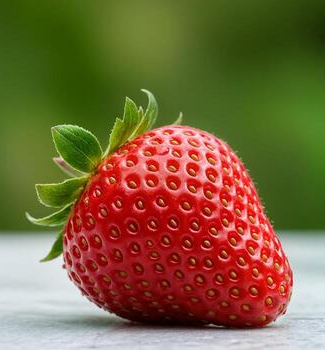
//> input picture image1.png, 325 x 350 px
$ ./hafta_2_6   (built with g++ and OpenCV 4)
//> lines starting //> are read from the running program, lines starting //| are printed output that depends on the picture
#include <opencv2/opencv.hpp>
#include <iostream>
#include <thread>
#include <chrono>
using namespace cv;
using namespace std;
using namespace chrono;

void calculateHistogram(Mat& img, int hist[256]) {
    for (int i = 0; i < 256; i++)
        hist[i] = 0;

    for (int y = 0; y < img.rows; y++) {
        for (int x = 0; x < img.cols; x++) {
            hist[img.at<uchar>(y, x)]++;
        }
    }
}

int main() {
    Mat img = imread("/content/image1.png", IMREAD_GRAYSCALE);
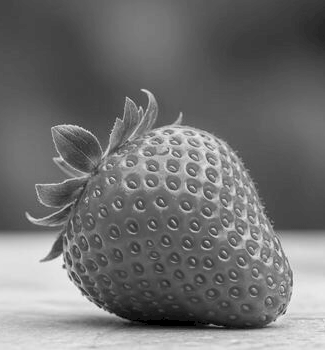
//> img: 350 rows x 325 cols, CV_8UC1; min 0, max 246, mean 112.5

    if (img.empty()) {
        cout << "Image not found!" << endl;
        return -1;
    }

    int w = img.cols, h = img.rows;
//> w = 325; h = 350
    int mx = w / 2, my = h / 2;
//> mx = 162; my = 175

    Mat sub_img1 = img(Rect(0, 0, mx, my));
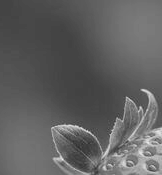
//> sub_img1: 175 rows x 162 cols, CV_8UC1; min 46, max 244, mean 96.6
    Mat sub_img2 = img(Rect(mx, 0, w - mx, my));
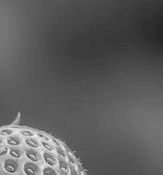
//> sub_img2: 175 rows x 163 cols, CV_8UC1; min 34, max 235, mean 93
    Mat sub_img3 = img(Rect(0, my, mx, h - my));
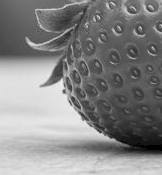
//> sub_img3: 175 rows x 162 cols, CV_8UC1; min 0, max 246, mean 134.1
    Mat sub_img4 = img(Rect(mx, my, w - mx, h - my));
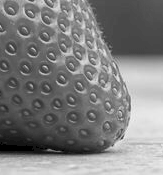
//> sub_img4: 175 rows x 163 cols, CV_8UC1; min 0, max 241, mean 126.5

    int hist1[256], hist2[256], hist3[256], hist4[256];
    int mainHist[256] = {0};

    int hist_1_thread[256];

    auto start1 = high_resolution_clock::now();
    calculateHistogram(img, hist_1_thread);
//> hist_1_thread = 256 values, max 3951 at index 72, min 0 at index 1, mean 444.3
    auto end1 = high_resolution_clock::now();

    // Four-thread histogram
    auto start4 = high_resolution_clock::now();

    thread t1(calculateHistogram, ref(sub_img1), hist1);
    thread t2(calculateHistogram, ref(sub_img2), hist2);
    thread t3(calculateHistogram, ref(sub_img3), hist3);
    thread t4(calculateHistogram, ref(sub_img4), hist4);

    t1.join();
    t2.join();
    t3.join();
    t4.join();

    for (int i = 0; i < 256; i++) {
        mainHist[i] = hist1[i] + hist2[i] + hist3[i] + hist4[i];
    }

    auto end4 = high_resolution_clock::now();

    double time1 = duration<double, milli>(end1 - start1).count();
    double time4 = duration<double, milli>(end4 - start4).count();

    cout << "1 thread: " << time1 << " ms" << endl;
    cout << "4 threads: " << time4 << " ms" << endl;

    cout << "\nIntensity \t1 Thread Hist \t4 Threads Hist  \n";
    for (int i = 0; i < 256; i++) {
        cout << i << "\t\t" << mainHist[i] << "\t\t" << hist_1_thread[i] << endl;
    }
//> this loop made 256 passes
//| 0		312		312
//| 1		0		0
//| 2		0		0
//| 3		0		0
//| 4		0		0
//| 5		0		0
//| 6		0		0
//| 7		0		0
//> (output is shown up to pass 8 of 256)

    return 0;
}
